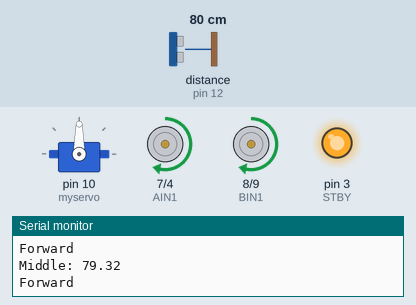
Bench run of a sketch on a simulated Arduino Uno, built with avr-gcc and run on an emulated ATmega328P. Parts: servo, motor-driver pin pairs drawn as motors (green arrow = first pin HIGH = forward, orange = second pin HIGH = backward, longer = more drive, scaled by the enable pin, stopped while the standby pin is LOW), output pins drawn as LEDs (lit = HIGH), the last lines printed to the serial monitor. Wiring (inferred from the names in the program): ultrasonic range finder: trigger pin 13; echo pin 12. The inputs (shaded band) are chosen by the test bench; at power-on: distance to the obstacle (sensor on pin 12) 80 cm. The echo pulse lasts 58.3 µs per cm; pins used as bus, display or sensor lines are not drawn.

Above: at 1.9 s.
2.0 s: distance to the obstacle (sensor on pin 12) set to 33 cm
3.5 s: distance to the obstacle (sensor on pin 12) set to 28 cm
At 4.0 s:
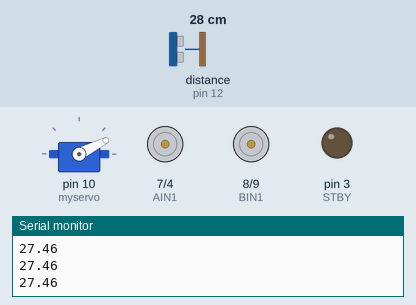
At 4.65 s:
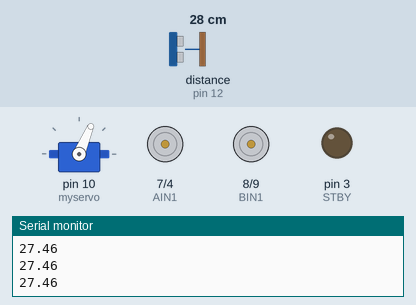
6.8 s: distance to the obstacle (sensor on pin 12) set to 120 cm
At 9.9 s:
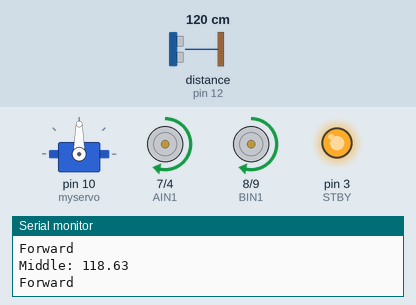
Timing chart, 0 to 11.4 s (numbered marks = the images above; inputs shaded):
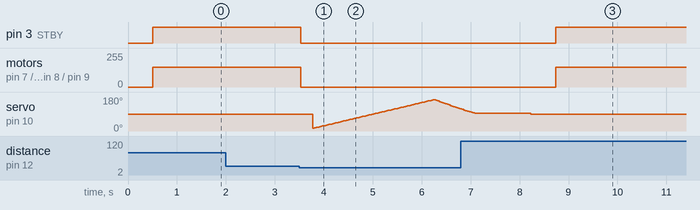

The sketch:

Obstacle_Avoidance_Car.ino
```cpp
#include <Servo.h>  // Servo library
Servo myservo;      // Create servo object

// Motor driver pins (Freenove Smart Car Shield v1.1)
// #define IN1 7
// #define IN2 8
// #define ENA 5
// #define IN3 9
// #define IN4 11
// #define ENB 6

// changing the motor pins
// Determine if the motors are active/moving or not
// set this pin to high to run the motors
#define STBY 3

// LEFT MOTORS
#define PWMA 5
#define AIN1 7
#define AIN2 4

// RIGHT MOTORS
#define PWMB 6
#define BIN1 8
#define BIN2 9

// setting motor speed
int MotorSpeed = 150;

// Ultrasonic sensor
#define Trig 13
#define Echo 12

#define carSpeed 200

float rightDistance = 0, leftDistance = 0, middleDistance = 0;

// calculates the distance
float Distance_test() {
  digitalWrite(Trig, LOW);
  delayMicroseconds(2);
  digitalWrite(Trig, HIGH);
  delayMicroseconds(10);
  digitalWrite(Trig, LOW);

  float duration = pulseIn(Echo, HIGH, 30000);

  if (duration == 0) {
    // No echo received (timeout)
    Serial.println("Nothing recieved");
    return 999;
  }

  float Fdistance = duration * 0.034 / 2;
  return Fdistance;
}

void setup() {
  Serial.begin(9600);

  // the following pins will be set as output
  pinMode(STBY, OUTPUT);
  pinMode(PWMA, OUTPUT);
  pinMode(AIN1, OUTPUT);
  pinMode(AIN2, OUTPUT);
  pinMode(PWMB, OUTPUT);
  pinMode(BIN1, OUTPUT);
  pinMode(BIN2, OUTPUT);

  pinMode(Trig, OUTPUT);
  pinMode(Echo, INPUT);

  myservo.attach(10); // Attach servo to pin 10 (connected to P10 on Freenove)
  myservo.write(90);  // Center the servo
  stop();
}

void loop() {

  // setting the servo in the center position
  myservo.write(90);
  delay(500);

  // counter that keeps track of the different angles
  int counterRight = 0, counterLeft = 0;

  // counter that keeps track of the different angles
  float accumRight = 0, accumLeft = 0;

  // Calculate the middle distance
  middleDistance = Distance_test();
  Serial.print("Middle: ");
  Serial.println(middleDistance);

  // Once an object is encountered straight ahead
  if (middleDistance <= 30) {
    stop();
    delay(250);

    Serial.println("Distance is less 30cm...");

    // go into a for loop that goes to the right
    for(int i = 15; i <= 165; i+=2.5)
    {
      myservo.write(i);
      delay(30);
      rightDistance = Distance_test();
      accumRight += rightDistance;
      Serial.println(rightDistance);

      counterRight++;
    }

    // going the opposite way back to center
    for(int i = 165; i >90; i-=2.5)
    {
      myservo.write(i);
      delay(30);
      leftDistance = Distance_test();

      accumLeft += leftDistance;
      Serial.println(leftDistance);

      counterLeft++;
    }

    //taking the average of each direction
    float avgRightDist = accumRight / counterRight;
    float avgLeftDist = accumLeft / counterLeft;

    Serial.println("Averages: ");

    Serial.println("Average of Right: ");
    Serial.println(avgRightDist);

    Serial.println("Average of Left: ");
    Serial.println(avgLeftDist);

    // Calculating the distance
    delay(1000);

  } else {
    forward();
  }

  delay(100);
  }


// --------- Motor Functions --------- //

void forward() {
  Serial.println("Forward");

  digitalWrite(STBY, HIGH);

  digitalWrite(AIN1, HIGH);
  digitalWrite(AIN2, LOW);

  digitalWrite(BIN1, HIGH);
  digitalWrite(BIN2, LOW);

  analogWrite(PWMA, MotorSpeed);
  analogWrite(PWMB, MotorSpeed);

}

void back() {
  Serial.println("Reverse");

  digitalWrite(STBY, HIGH);

  digitalWrite(AIN1, LOW);
  digitalWrite(AIN2, HIGH);

  digitalWrite(BIN1, LOW);
  digitalWrite(BIN2, HIGH);

  analogWrite(PWMA, MotorSpeed);
  analogWrite(PWMB, MotorSpeed);

}

void right() {
  Serial.println("Turning right");

  digitalWrite(STBY, HIGH);

  // Left motor forward
  digitalWrite(AIN1, HIGH);
  digitalWrite(AIN2, LOW);

  // Right motor reverse
  digitalWrite(BIN1, LOW);
  digitalWrite(BIN2, HIGH);

  analogWrite(PWMA, MotorSpeed);
  analogWrite(PWMB, MotorSpeed);

}

void left() {
  Serial.println("Turning Left");

  digitalWrite(STBY, HIGH);

  // Left motor reverse
  digitalWrite(AIN1, LOW);
  digitalWrite(AIN2, HIGH);

  // Right motor forward
  digitalWrite(BIN1, HIGH);
  digitalWrite(BIN2, LOW);

  analogWrite(PWMA, MotorSpeed);
  analogWrite(PWMB, MotorSpeed);

}

void stop() {
  Serial.println("Stop");
  digitalWrite(STBY, LOW);
}
```

Measured:
- the behaviour switches between 31 and 30 cm on distance to the obstacle (sensor on pin 12) (found by bisection; images 0 and 1)
- after the input at 3.5 s, pin 3 (STBY): HIGH → LOW at once; motor on pin 7 (AIN1) / pin 4 (AIN2), motor on pin 8 (BIN1) / pin 9 (BIN2): forward 150/255 → stopped at once
- after the input at 6.8 s, pin 3 (STBY): LOW → HIGH after 1.9 s; motor on pin 7 (AIN1) / pin 4 (AIN2), motor on pin 8 (BIN1) / pin 9 (BIN2): stopped → forward 150/255 after 1.9 s
